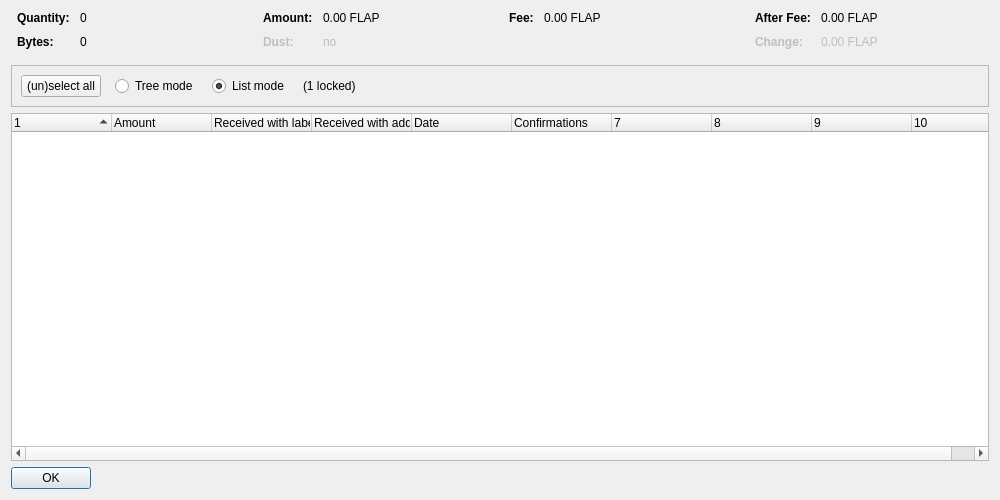
<?xml version="1.0" encoding="UTF-8"?>
<ui version="4.0">
 <class>CoinControlDialog</class>
 <widget class="QDialog" name="CoinControlDialog">
  <property name="geometry">
   <rect>
    <x>0</x>
    <y>0</y>
    <width>1000</width>
    <height>500</height>
   </rect>
  </property>
  <property name="windowTitle">
   <string>Coin Selection</string>
  </property>
  <layout class="QVBoxLayout" name="verticalLayout">
   <item>
    <layout class="QHBoxLayout" name="horizontalLayoutTop" stretch="0,0,0,0">
     <property name="topMargin">
      <number>0</number>
     </property>
     <property name="bottomMargin">
      <number>10</number>
     </property>
     <item>
      <layout class="QFormLayout" name="formLayoutCoinControl1">
       <property name="horizontalSpacing">
        <number>10</number>
       </property>
       <property name="verticalSpacing">
        <number>10</number>
       </property>
       <property name="leftMargin">
        <number>6</number>
       </property>
       <property name="rightMargin">
        <number>6</number>
       </property>
       <item row="0" column="0">
        <widget class="QLabel" name="labelCoinControlQuantityText">
         <property name="font">
          <font>
           <weight>75</weight>
           <bold>true</bold>
          </font>
         </property>
         <property name="text">
          <string>Quantity:</string>
         </property>
        </widget>
       </item>
       <item row="0" column="1">
        <widget class="QLabel" name="labelCoinControlQuantity">
         <property name="cursor">
          <cursorShape>IBeamCursor</cursorShape>
         </property>
         <property name="contextMenuPolicy">
          <enum>Qt::ActionsContextMenu</enum>
         </property>
         <property name="text">
          <string notr="true">0</string>
         </property>
         <property name="textInteractionFlags">
          <set>Qt::LinksAccessibleByMouse|Qt::TextSelectableByKeyboard|Qt::TextSelectableByMouse</set>
         </property>
        </widget>
       </item>
       <item row="1" column="0">
        <widget class="QLabel" name="labelCoinControlBytesText">
         <property name="font">
          <font>
           <weight>75</weight>
           <bold>true</bold>
          </font>
         </property>
         <property name="text">
          <string>Bytes:</string>
         </property>
        </widget>
       </item>
       <item row="1" column="1">
        <widget class="QLabel" name="labelCoinControlBytes">
         <property name="cursor">
          <cursorShape>IBeamCursor</cursorShape>
         </property>
         <property name="contextMenuPolicy">
          <enum>Qt::ActionsContextMenu</enum>
         </property>
         <property name="text">
          <string notr="true">0</string>
         </property>
         <property name="textInteractionFlags">
          <set>Qt::LinksAccessibleByMouse|Qt::TextSelectableByKeyboard|Qt::TextSelectableByMouse</set>
         </property>
        </widget>
       </item>
      </layout>
     </item>
     <item>
      <layout class="QFormLayout" name="formLayoutCoinControl2">
       <property name="horizontalSpacing">
        <number>10</number>
       </property>
       <property name="verticalSpacing">
        <number>10</number>
       </property>
       <property name="leftMargin">
        <number>6</number>
       </property>
       <property name="rightMargin">
        <number>6</number>
       </property>
       <item row="0" column="0">
        <widget class="QLabel" name="labelCoinControlAmountText">
         <property name="font">
          <font>
           <weight>75</weight>
           <bold>true</bold>
          </font>
         </property>
         <property name="text">
          <string>Amount:</string>
         </property>
        </widget>
       </item>
       <item row="0" column="1">
        <widget class="QLabel" name="labelCoinControlAmount">
         <property name="cursor">
          <cursorShape>IBeamCursor</cursorShape>
         </property>
         <property name="contextMenuPolicy">
          <enum>Qt::ActionsContextMenu</enum>
         </property>
         <property name="text">
          <string notr="true">0.00 FLAP</string>
         </property>
         <property name="textInteractionFlags">
          <set>Qt::LinksAccessibleByMouse|Qt::TextSelectableByKeyboard|Qt::TextSelectableByMouse</set>
         </property>
        </widget>
       </item>
       <item row="1" column="0">
        <widget class="QLabel" name="labelCoinControlLowOutputText">
         <property name="enabled">
          <bool>false</bool>
         </property>
         <property name="font">
          <font>
           <weight>75</weight>
           <bold>true</bold>
          </font>
         </property>
         <property name="text">
          <string>Dust:</string>
         </property>
        </widget>
       </item>
       <item row="1" column="1">
        <widget class="QLabel" name="labelCoinControlLowOutput">
         <property name="enabled">
          <bool>false</bool>
         </property>
         <property name="cursor">
          <cursorShape>IBeamCursor</cursorShape>
         </property>
         <property name="contextMenuPolicy">
          <enum>Qt::ActionsContextMenu</enum>
         </property>
         <property name="text">
          <string notr="true">no</string>
         </property>
         <property name="textInteractionFlags">
          <set>Qt::LinksAccessibleByMouse|Qt::TextSelectableByKeyboard|Qt::TextSelectableByMouse</set>
         </property>
        </widget>
       </item>
      </layout>
     </item>
     <item>
      <layout class="QFormLayout" name="formLayoutCoinControl3">
       <property name="horizontalSpacing">
        <number>10</number>
       </property>
       <property name="verticalSpacing">
        <number>10</number>
       </property>
       <property name="leftMargin">
        <number>6</number>
       </property>
       <property name="rightMargin">
        <number>6</number>
       </property>
       <item row="0" column="0">
        <widget class="QLabel" name="labelCoinControlFeeText">
         <property name="font">
          <font>
           <weight>75</weight>
           <bold>true</bold>
          </font>
         </property>
         <property name="text">
          <string>Fee:</string>
         </property>
        </widget>
       </item>
       <item row="0" column="1">
        <widget class="QLabel" name="labelCoinControlFee">
         <property name="cursor">
          <cursorShape>IBeamCursor</cursorShape>
         </property>
         <property name="contextMenuPolicy">
          <enum>Qt::ActionsContextMenu</enum>
         </property>
         <property name="text">
          <string notr="true">0.00 FLAP</string>
         </property>
         <property name="textInteractionFlags">
          <set>Qt::LinksAccessibleByMouse|Qt::TextSelectableByKeyboard|Qt::TextSelectableByMouse</set>
         </property>
        </widget>
       </item>
      </layout>
     </item>
     <item>
      <layout class="QFormLayout" name="formLayoutCoinControl4">
       <property name="horizontalSpacing">
        <number>10</number>
       </property>
       <property name="verticalSpacing">
        <number>10</number>
       </property>
       <property name="leftMargin">
        <number>6</number>
       </property>
       <property name="rightMargin">
        <number>6</number>
       </property>
       <item row="0" column="0">
        <widget class="QLabel" name="labelCoinControlAfterFeeText">
         <property name="font">
          <font>
           <weight>75</weight>
           <bold>true</bold>
          </font>
         </property>
         <property name="text">
          <string>After Fee:</string>
         </property>
        </widget>
       </item>
       <item row="0" column="1">
        <widget class="QLabel" name="labelCoinControlAfterFee">
         <property name="cursor">
          <cursorShape>IBeamCursor</cursorShape>
         </property>
         <property name="contextMenuPolicy">
          <enum>Qt::ActionsContextMenu</enum>
         </property>
         <property name="text">
          <string notr="true">0.00 FLAP</string>
         </property>
         <property name="textInteractionFlags">
          <set>Qt::LinksAccessibleByMouse|Qt::TextSelectableByKeyboard|Qt::TextSelectableByMouse</set>
         </property>
        </widget>
       </item>
       <item row="1" column="0">
        <widget class="QLabel" name="labelCoinControlChangeText">
         <property name="enabled">
          <bool>false</bool>
         </property>
         <property name="font">
          <font>
           <weight>75</weight>
           <bold>true</bold>
          </font>
         </property>
         <property name="text">
          <string>Change:</string>
         </property>
        </widget>
       </item>
       <item row="1" column="1">
        <widget class="QLabel" name="labelCoinControlChange">
         <property name="enabled">
          <bool>false</bool>
         </property>
         <property name="cursor">
          <cursorShape>IBeamCursor</cursorShape>
         </property>
         <property name="contextMenuPolicy">
          <enum>Qt::ActionsContextMenu</enum>
         </property>
         <property name="text">
          <string notr="true">0.00 FLAP</string>
         </property>
         <property name="textInteractionFlags">
          <set>Qt::LinksAccessibleByMouse|Qt::TextSelectableByKeyboard|Qt::TextSelectableByMouse</set>
         </property>
        </widget>
       </item>
      </layout>
     </item>
    </layout>
   </item>
   <item>
    <widget class="QFrame" name="frame">
     <property name="minimumSize">
      <size>
       <width>0</width>
       <height>40</height>
      </size>
     </property>
     <property name="frameShape">
      <enum>QFrame::StyledPanel</enum>
     </property>
     <property name="frameShadow">
      <enum>QFrame::Sunken</enum>
     </property>
     <layout class="QHBoxLayout" name="horizontalLayout">
      <item>
       <layout class="QHBoxLayout" name="horizontalLayoutPanel" stretch="0,0,0,0,0">
        <property name="spacing">
         <number>14</number>
        </property>
        <item>
         <widget class="QPushButton" name="pushButtonSelectAll">
          <property name="sizePolicy">
           <sizepolicy hsizetype="Maximum" vsizetype="Fixed">
            <horstretch>0</horstretch>
            <verstretch>0</verstretch>
           </sizepolicy>
          </property>
          <property name="text">
           <string>(un)select all</string>
          </property>
          <property name="autoDefault">
           <bool>false</bool>
          </property>
         </widget>
        </item>
        <item>
         <widget class="QRadioButton" name="radioTreeMode">
          <property name="sizePolicy">
           <sizepolicy hsizetype="Maximum" vsizetype="Fixed">
            <horstretch>0</horstretch>
            <verstretch>0</verstretch>
           </sizepolicy>
          </property>
          <property name="text">
           <string>Tree mode</string>
          </property>
         </widget>
        </item>
        <item>
         <widget class="QRadioButton" name="radioListMode">
          <property name="sizePolicy">
           <sizepolicy hsizetype="Maximum" vsizetype="Fixed">
            <horstretch>0</horstretch>
            <verstretch>0</verstretch>
           </sizepolicy>
          </property>
          <property name="text">
           <string>List mode</string>
          </property>
          <property name="checked">
           <bool>true</bool>
          </property>
         </widget>
        </item>
        <item>
         <widget class="QLabel" name="labelLocked">
          <property name="text">
           <string notr="true">(1 locked)</string>
          </property>
         </widget>
        </item>
        <item>
         <spacer name="horizontalSpacer">
          <property name="orientation">
           <enum>Qt::Horizontal</enum>
          </property>
          <property name="sizeHint" stdset="0">
           <size>
            <width>40</width>
            <height>20</height>
           </size>
          </property>
         </spacer>
        </item>
       </layout>
      </item>
     </layout>
    </widget>
   </item>
   <item>
    <widget class="CoinControlTreeWidget" name="treeWidget">
     <property name="contextMenuPolicy">
      <enum>Qt::CustomContextMenu</enum>
     </property>
     <property name="sortingEnabled">
      <bool>false</bool>
     </property>
     <property name="columnCount">
      <number>10</number>
     </property>
     <attribute name="headerShowSortIndicator" stdset="0">
      <bool>true</bool>
     </attribute>
     <attribute name="headerStretchLastSection">
      <bool>false</bool>
     </attribute>
     <column>
      <property name="text">
       <string/>
      </property>
     </column>
     <column>
      <property name="text">
       <string>Amount</string>
      </property>
     </column>
     <column>
      <property name="text">
       <string>Received with label</string>
      </property>
     </column>
     <column>
      <property name="text">
       <string>Received with address</string>
      </property>
     </column>
     <column>
      <property name="text">
       <string>Date</string>
      </property>
     </column>
     <column>
      <property name="text">
       <string>Confirmations</string>
      </property>
      <property name="toolTip">
       <string>Confirmed</string>
      </property>
     </column>
     <column>
      <property name="text">
       <string/>
      </property>
     </column>
     <column>
      <property name="text">
       <string/>
      </property>
     </column>
     <column>
      <property name="text">
       <string/>
      </property>
     </column>
     <column>
      <property name="text">
       <string/>
      </property>
     </column>
    </widget>
   </item>
   <item>
    <widget class="QDialogButtonBox" name="buttonBox">
     <property name="sizePolicy">
      <sizepolicy hsizetype="Maximum" vsizetype="Fixed">
       <horstretch>0</horstretch>
       <verstretch>0</verstretch>
      </sizepolicy>
     </property>
     <property name="orientation">
      <enum>Qt::Horizontal</enum>
     </property>
     <property name="standardButtons">
      <set>QDialogButtonBox::Ok</set>
     </property>
    </widget>
   </item>
  </layout>
 </widget>
 <customwidgets>
  <customwidget>
   <class>CoinControlTreeWidget</class>
   <extends>QTreeWidget</extends>
   <header>coincontroltreewidget.h</header>
  </customwidget>
 </customwidgets>
 <resources/>
 <connections/>
</ui>
